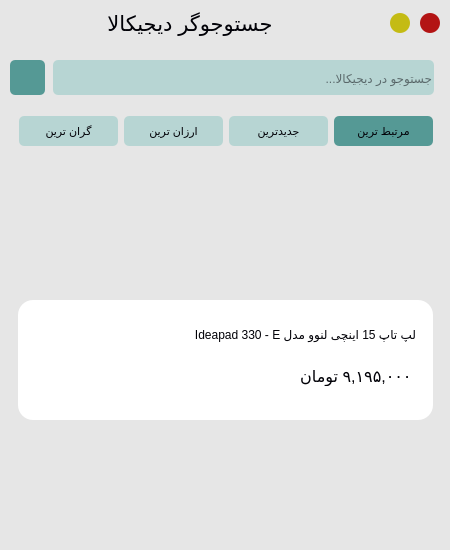
<?xml version="1.0" encoding="UTF-8"?>
<ui version="4.0">
 <class>MainWindow</class>
 <widget class="QMainWindow" name="MainWindow">
  <property name="geometry">
   <rect>
    <x>0</x>
    <y>0</y>
    <width>450</width>
    <height>550</height>
   </rect>
  </property>
  <property name="windowTitle">
   <string>MainWindow</string>
  </property>
  <property name="windowIcon">
   <iconset>
    <normaloff>../img/logo.png</normaloff>../img/logo.png</iconset>
  </property>
  <property name="styleSheet">
   <string notr="true">background-color: #E6E6E6;
border: none; border-radius: 15px;</string>
  </property>
  <widget class="QWidget" name="centralwidget">
   <widget class="QFrame" name="frame">
    <property name="geometry">
     <rect>
      <x>380</x>
      <y>3</y>
      <width>70</width>
      <height>40</height>
     </rect>
    </property>
    <property name="styleSheet">
     <string notr="true">background: none;
border: none;</string>
    </property>
    <property name="frameShape">
     <enum>QFrame::StyledPanel</enum>
    </property>
    <property name="frameShadow">
     <enum>QFrame::Raised</enum>
    </property>
    <widget class="QPushButton" name="btn_close">
     <property name="geometry">
      <rect>
       <x>40</x>
       <y>10</y>
       <width>20</width>
       <height>20</height>
      </rect>
     </property>
     <property name="cursor">
      <cursorShape>PointingHandCursor</cursorShape>
     </property>
     <property name="styleSheet">
      <string notr="true">background-color: #b31414;
border-radius: 10px;</string>
     </property>
     <property name="text">
      <string/>
     </property>
    </widget>
    <widget class="QPushButton" name="btn_min">
     <property name="geometry">
      <rect>
       <x>10</x>
       <y>10</y>
       <width>20</width>
       <height>20</height>
      </rect>
     </property>
     <property name="cursor">
      <cursorShape>PointingHandCursor</cursorShape>
     </property>
     <property name="styleSheet">
      <string notr="true">background-color: #c4bb14;
border-radius: 10px;</string>
     </property>
     <property name="text">
      <string/>
     </property>
    </widget>
   </widget>
   <widget class="QLabel" name="label">
    <property name="geometry">
     <rect>
      <x>0</x>
      <y>3</y>
      <width>380</width>
      <height>40</height>
     </rect>
    </property>
    <property name="font">
     <font>
      <family>Ubuntu</family>
      <pointsize>16</pointsize>
      <weight>50</weight>
      <bold>false</bold>
     </font>
    </property>
    <property name="styleSheet">
     <string notr="true">background: none;
color: #010107;</string>
    </property>
    <property name="text">
     <string>جستوجوگر دیجیکالا</string>
    </property>
    <property name="alignment">
     <set>Qt::AlignCenter</set>
    </property>
   </widget>
   <widget class="QLineEdit" name="search">
    <property name="geometry">
     <rect>
      <x>53</x>
      <y>60</y>
      <width>381</width>
      <height>35</height>
     </rect>
    </property>
    <property name="font">
     <font>
      <family>Ubuntu</family>
      <pointsize>9</pointsize>
     </font>
    </property>
    <property name="layoutDirection">
     <enum>Qt::RightToLeft</enum>
    </property>
    <property name="styleSheet">
     <string notr="true">background-color: #B7D5D3;
border-radius: 5px;
color: #010107;</string>
    </property>
    <property name="alignment">
     <set>Qt::AlignLeading|Qt::AlignLeft|Qt::AlignVCenter</set>
    </property>
    <property name="placeholderText">
     <string>جستوجو در دیجیکالا...</string>
    </property>
   </widget>
   <widget class="QPushButton" name="search_btn">
    <property name="geometry">
     <rect>
      <x>10</x>
      <y>60</y>
      <width>35</width>
      <height>35</height>
     </rect>
    </property>
    <property name="font">
     <font>
      <family>Ubuntu</family>
      <pointsize>9</pointsize>
     </font>
    </property>
    <property name="cursor">
     <cursorShape>PointingHandCursor</cursorShape>
    </property>
    <property name="styleSheet">
     <string notr="true">background-color: #559995;
border-radius: 5px;
color: #010107;</string>
    </property>
    <property name="text">
     <string/>
    </property>
    <property name="icon">
     <iconset>
      <normaloff>../img/search-icon.png</normaloff>../img/search-icon.png</iconset>
    </property>
    <property name="iconSize">
     <size>
      <width>20</width>
      <height>20</height>
     </size>
    </property>
   </widget>
   <widget class="QFrame" name="frame_3">
    <property name="geometry">
     <rect>
      <x>10</x>
      <y>105</y>
      <width>432</width>
      <height>53</height>
     </rect>
    </property>
    <property name="styleSheet">
     <string notr="true">background: none; border-radius: 0px;</string>
    </property>
    <property name="frameShape">
     <enum>QFrame::StyledPanel</enum>
    </property>
    <property name="frameShadow">
     <enum>QFrame::Raised</enum>
    </property>
    <layout class="QHBoxLayout" name="horizontalLayout">
     <item>
      <widget class="QPushButton" name="most_expenvsive">
       <property name="font">
        <font>
         <pointsize>8</pointsize>
        </font>
       </property>
       <property name="cursor">
        <cursorShape>PointingHandCursor</cursorShape>
       </property>
       <property name="styleSheet">
        <string notr="true">background-color: #B7D5D3;
color: #010107;
border-radius: 5px;
padding: 8px;</string>
       </property>
       <property name="text">
        <string>گران ترین</string>
       </property>
      </widget>
     </item>
     <item>
      <widget class="QPushButton" name="most_cheap">
       <property name="font">
        <font>
         <pointsize>8</pointsize>
        </font>
       </property>
       <property name="cursor">
        <cursorShape>PointingHandCursor</cursorShape>
       </property>
       <property name="styleSheet">
        <string notr="true">background-color: #B7D5D3;
color: #010107;
border-radius: 5px;
padding: 8px;</string>
       </property>
       <property name="text">
        <string>ارزان ترین</string>
       </property>
      </widget>
     </item>
     <item>
      <widget class="QPushButton" name="most_new">
       <property name="font">
        <font>
         <pointsize>8</pointsize>
        </font>
       </property>
       <property name="cursor">
        <cursorShape>PointingHandCursor</cursorShape>
       </property>
       <property name="styleSheet">
        <string notr="true">background-color: #B7D5D3;
color: #010107;
border-radius: 5px;
padding: 8px;</string>
       </property>
       <property name="text">
        <string>جدیدترین</string>
       </property>
      </widget>
     </item>
     <item>
      <widget class="QPushButton" name="most_related">
       <property name="font">
        <font>
         <pointsize>8</pointsize>
        </font>
       </property>
       <property name="cursor">
        <cursorShape>PointingHandCursor</cursorShape>
       </property>
       <property name="styleSheet">
        <string notr="true">background-color: #559995;
color: #010107;
border-radius: 5px;
padding: 8px;</string>
       </property>
       <property name="text">
        <string>مرتبط ترین</string>
       </property>
      </widget>
     </item>
    </layout>
    <zorder>most_related</zorder>
    <zorder>most_new</zorder>
    <zorder>most_expenvsive</zorder>
    <zorder>most_cheap</zorder>
   </widget>
   <widget class="QFrame" name="frame_2">
    <property name="geometry">
     <rect>
      <x>0</x>
      <y>170</y>
      <width>451</width>
      <height>381</height>
     </rect>
    </property>
    <property name="styleSheet">
     <string notr="true">background-color: #E6E6E6;</string>
    </property>
    <property name="frameShape">
     <enum>QFrame::StyledPanel</enum>
    </property>
    <property name="frameShadow">
     <enum>QFrame::Raised</enum>
    </property>
    <layout class="QVBoxLayout" name="verticalLayout">
     <item>
      <widget class="QScrollArea" name="scrollArea">
       <property name="styleSheet">
        <string notr="true">QScrollBar {
	background: #c2c2c2;
}</string>
       </property>
       <property name="widgetResizable">
        <bool>true</bool>
       </property>
       <widget class="QWidget" name="scrollAreaWidgetContents">
        <property name="geometry">
         <rect>
          <x>0</x>
          <y>0</y>
          <width>433</width>
          <height>363</height>
         </rect>
        </property>
        <layout class="QVBoxLayout" name="verticalLayout_2">
         <item>
          <widget class="QFrame" name="product">
           <property name="sizePolicy">
            <sizepolicy hsizetype="Preferred" vsizetype="Fixed">
             <horstretch>0</horstretch>
             <verstretch>0</verstretch>
            </sizepolicy>
           </property>
           <property name="minimumSize">
            <size>
             <width>0</width>
             <height>120</height>
            </size>
           </property>
           <property name="styleSheet">
            <string notr="true">background-color: #fff;</string>
           </property>
           <property name="frameShape">
            <enum>QFrame::StyledPanel</enum>
           </property>
           <property name="frameShadow">
            <enum>QFrame::Raised</enum>
           </property>
           <widget class="QLabel" name="product_photo">
            <property name="geometry">
             <rect>
              <x>10</x>
              <y>10</y>
              <width>101</width>
              <height>101</height>
             </rect>
            </property>
            <property name="text">
             <string/>
            </property>
            <property name="pixmap">
             <pixmap>../img/test.jpg</pixmap>
            </property>
            <property name="scaledContents">
             <bool>true</bool>
            </property>
           </widget>
           <widget class="QLabel" name="product_title">
            <property name="geometry">
             <rect>
              <x>137</x>
              <y>19</y>
              <width>261</width>
              <height>31</height>
             </rect>
            </property>
            <property name="font">
             <font>
              <pointsize>9</pointsize>
             </font>
            </property>
            <property name="styleSheet">
             <string notr="true">color: #010107;</string>
            </property>
            <property name="text">
             <string>لپ تاپ 15 اینچی لنوو مدل Ideapad 330 - E</string>
            </property>
            <property name="wordWrap">
             <bool>true</bool>
            </property>
           </widget>
           <widget class="QLabel" name="product_price">
            <property name="geometry">
             <rect>
              <x>257</x>
              <y>66</y>
              <width>141</width>
              <height>20</height>
             </rect>
            </property>
            <property name="font">
             <font>
              <pointsize>12</pointsize>
              <weight>50</weight>
              <bold>false</bold>
             </font>
            </property>
            <property name="styleSheet">
             <string notr="true">color: #010107;</string>
            </property>
            <property name="text">
             <string> ۹,۱۹۵,۰۰۰ تومان</string>
            </property>
            <property name="wordWrap">
             <bool>true</bool>
            </property>
           </widget>
          </widget>
         </item>
        </layout>
       </widget>
      </widget>
     </item>
    </layout>
   </widget>
  </widget>
 </widget>
 <resources/>
 <connections>
  <connection>
   <sender>btn_close</sender>
   <signal>clicked()</signal>
   <receiver>MainWindow</receiver>
   <slot>close()</slot>
   <hints>
    <hint type="sourcelabel">
     <x>429</x>
     <y>19</y>
    </hint>
    <hint type="destinationlabel">
     <x>224</x>
     <y>249</y>
    </hint>
   </hints>
  </connection>
  <connection>
   <sender>btn_min</sender>
   <signal>clicked()</signal>
   <receiver>MainWindow</receiver>
   <slot>showMinimized()</slot>
   <hints>
    <hint type="sourcelabel">
     <x>399</x>
     <y>19</y>
    </hint>
    <hint type="destinationlabel">
     <x>224</x>
     <y>249</y>
    </hint>
   </hints>
  </connection>
 </connections>
</ui>
